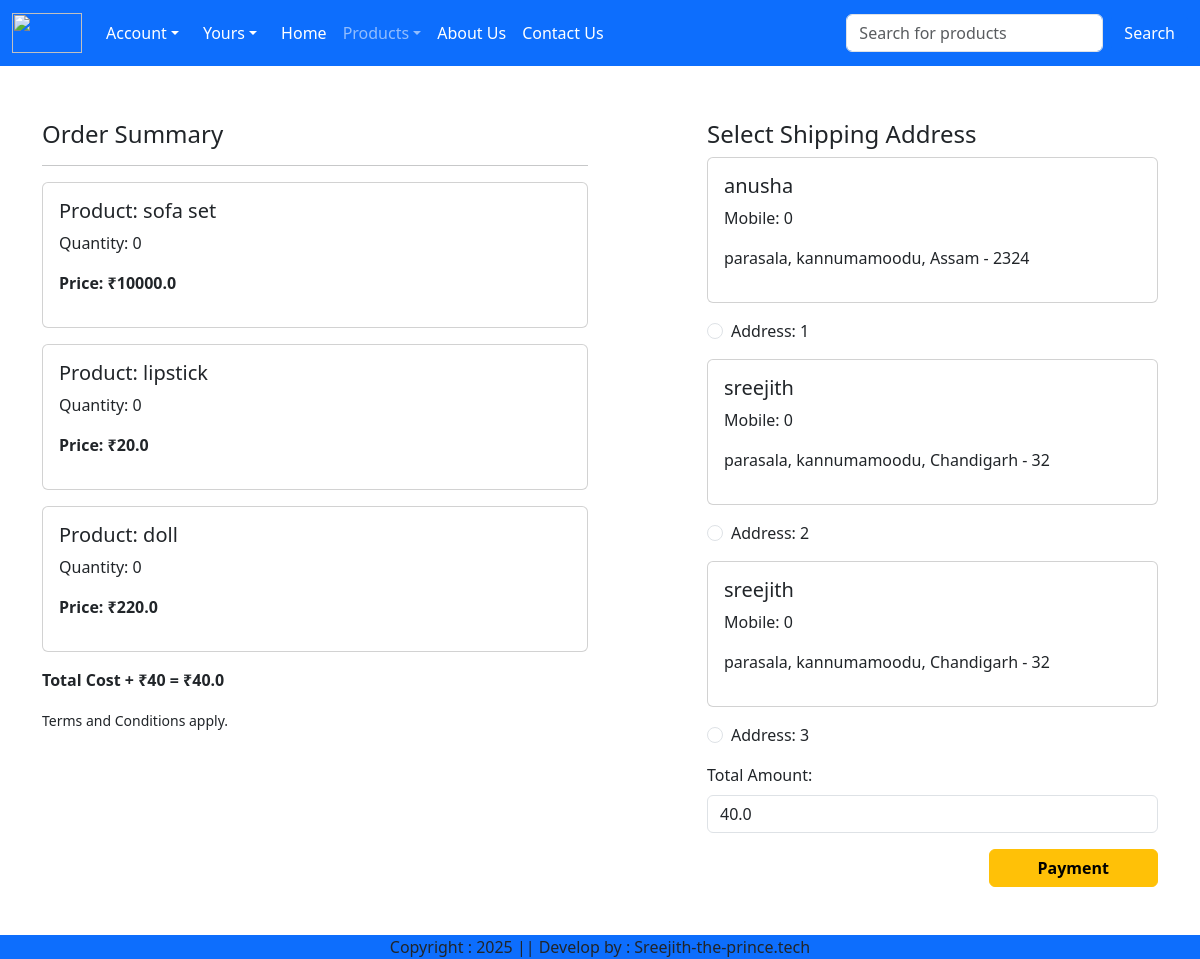
Page /checkout/ (signed in) on the committed database.
### app/models.py (models this page shows, shortened)
class Cart(models.Model):
    user = models.ForeignKey(User, on_delete=models.CASCADE)
    product = models.ForeignKey(Product, on_delete=models.CASCADE)
    quantity = models.PositiveBigIntegerField(default=1)

class Product(models.Model):
    title = models.CharField(max_length=100)
    selling_price = models.FloatField()
    discounted_price =models.FloatField()
    description = models.TextField()
    composition = models.TextField(default='')
    prodapp = models.TextField(default='')
    category = models.CharField(choices= CATEGORY_CHOICES, max_length=2)
    product_image= models.ImageField(upload_to='product')

class Customer(models.Model):
    user = models.ForeignKey(User, on_delete=models.CASCADE)
    name = models.CharField(max_length=200)
    locality = models.CharField(max_length=20)
    city = models.CharField(max_length=50)
    mobile = models.IntegerField(default=0)
    zipcode = models.IntegerField()
    state = models.CharField(choices=STATE_CHOICES, max_length=100)

### app/views.py (the view)
# urls.py: path( 'checkout/', views.checkout.as_view(), name='checkout'),
@method_decorator(login_required, name="dispatch")
class checkout(View):
    def get (self, request):
        totalitem= 0
        wishitem=0
        if request.user.is_authenticated:
         totalitem =len( Cart.objects.filter(user=request.user))
         wishitem =len( Wishlist.objects.filter(user=request.user))
        user=request.user
        add=Customer.objects.filter(user=user)
        cart_items = Cart.objects.filter(user=user)
        famount= 0
        for p in cart_items:
            value= p.quantity* p.product.discounted_price
            famount=famount+ value
            totalamount= famount+40
        return render (request, 'app/checkout.html', locals())

### app/templates/app/checkout.html (shortened to what this page needs)
{% extends 'app/base.html' %}
{% load static %}
{% block main-content %}
<br><br> <br>
<div class="container mt-5">
    <div class="row">
        <div class="col-md-6">
            <h4>Order Summary</h4>
            <hr>
            {% for item in cart_items %}
            <div class="card mb-3">
                <div class="card-body">
                    <h5>Product: {{ item.product.title }}</h5>
                    <p>Quantity: {{ item.quantity }}</p>
                    <p class="fw-bold">Price: ₹{{ item.product.discounted_price }}</p>
                </div>
            </div>
            {% endfor %}
            <p class="fw-bold">Total Cost + ₹40 = ₹{{ totalamount }}</p>
            <small>Terms and Conditions apply.</small>
        </div>
        <div class="col-md-5 offset-md-1">
            <h4>Select Shipping Address</h4>
            <form method="post" id="myform">
                {% for ad in add %}
                <div class="card mb-3">
                    <div class="card-body">
                        <h5>{{ ad.name }}</h5>
                        <p>Mobile: {{ ad.mobile }}</p>
                        <p>{{ ad.locality }}, {{ ad.city }}, {{ ad.state }} - {{ ad.zipcode }}</p>
                    </div>
                </div>
                <div class="form-check mb-3">
                    <input class="form-check-input" type="radio" name="custid" id="custadd{{ forloop.counter }}" value="{{ ad.id }}">
                    <label class="form-check-label" for="custadd{{ forloop.counter }}">
                        Address: {{ forloop.counter }}
                    </label>
                </div>
                {% endfor %}
                <div class="mb-3">
                    <label for="totalamount" class="form-label">Total Amount:</label>
                    <input class="form-control" type="number" name="totalamount" value="{{ totalamount }}" readonly>
                </div>
                <div class="text-end">
                    <button class="btn btn-warning px-5 fw-bold" id="rzp-button1" type="button">Payment</button>
                </div>
            </form>
        </div>
    </div>
</div>
<br><br><br>
{% endblock %}

### rows in the picture
Cart: product "sofa set", quantity "0", product.discounted_price "10000.0"
Cart: product "lipstick", quantity "0", product.discounted_price "20.0"
Cart: product "doll", quantity "0", product.discounted_price "220.0"
Customer: name "anusha", mobile "0", locality "parasala", city "kannumamoodu", state "Assam", zipcode "2324"
Customer: name "sreejith", mobile "0", locality "parasala", city "kannumamoodu", state "Chandigarh", zipcode "32"
Customer: name "sreejith", mobile "0", locality "parasala", city "kannumamoodu", state "Chandigarh", zipcode "32"

### other values in the picture
{{ totalamount }} "40.0"
